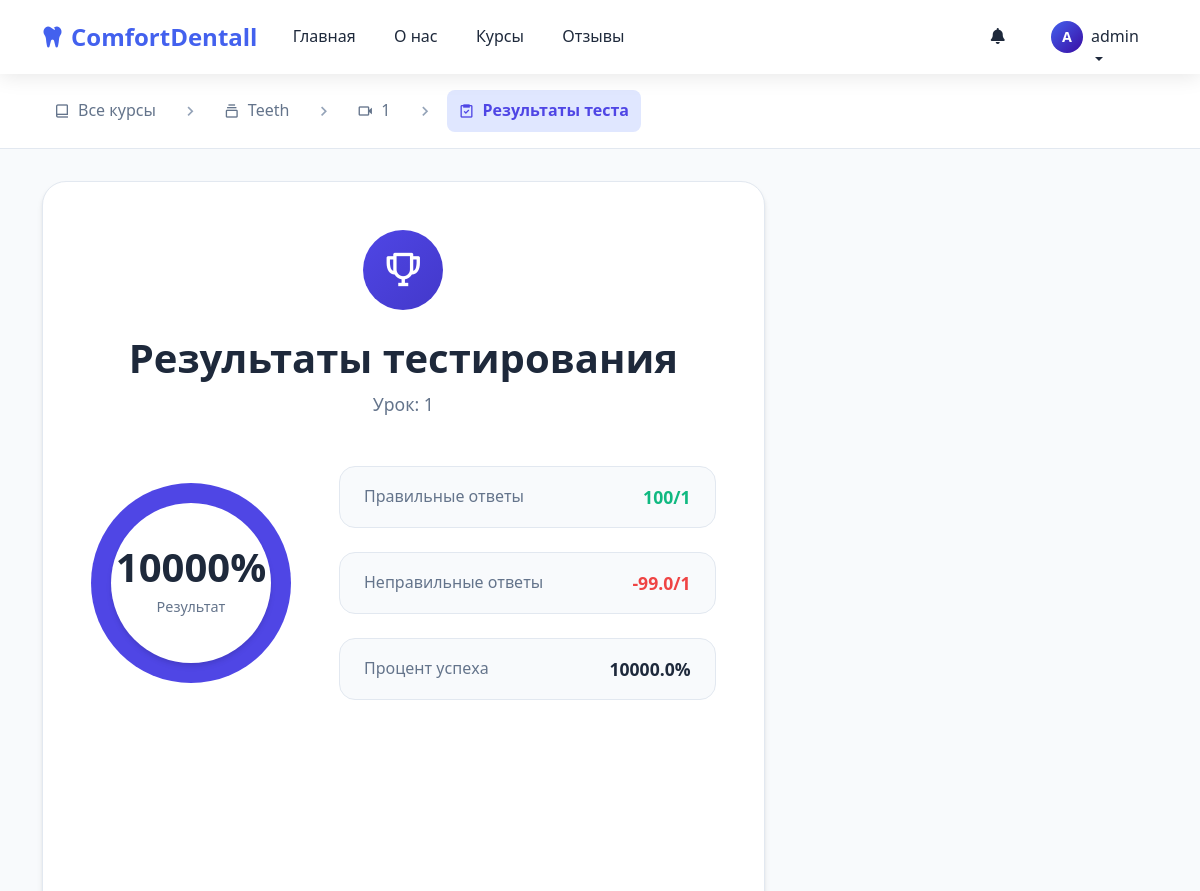
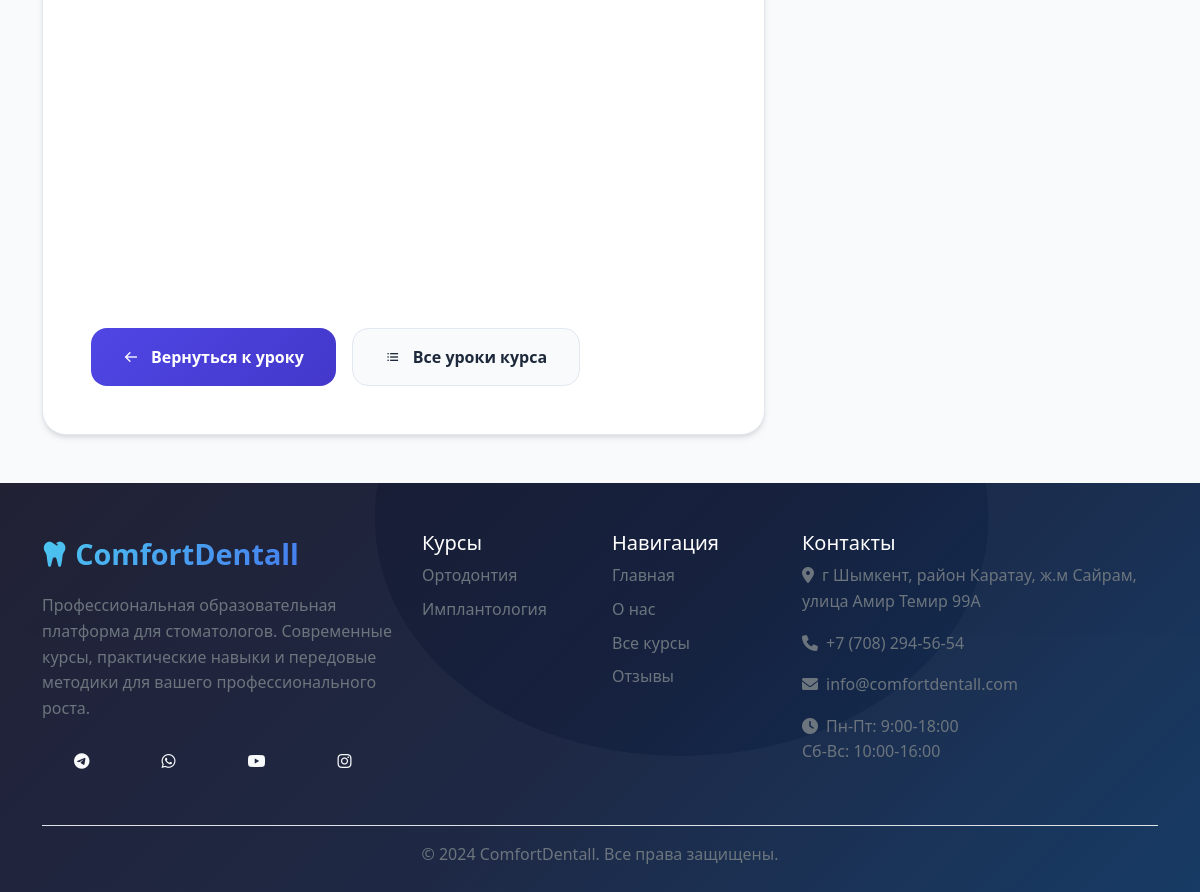
The page /lesson/1/test_result/ (signed in) on the database its author committed (2 pictures, top to bottom).
### app/models.py (models this page shows, shortened)
class Lesson(models.Model):
    course = models.ForeignKey(Course, on_delete=models.CASCADE, related_name='lessons')
    title = models.CharField(max_length=200)
    order = models.PositiveIntegerField(default=0, help_text="Порядок урока внутри курса")
    video_url = models.URLField(help_text="Ссылка на YouTube видео", blank=True)
    duration = models.CharField(max_length=50, blank=True, help_text="Например: 15 минут")
    description = models.TextField(blank=True)
    text_content = models.TextField(
        blank=True,
        null=True,
        help_text="Конспект урока: можно вставлять HTML"
    )
    class Meta:
        ordering = ['order']
        unique_together = (('course', 'order'),)  # не обязательно, но полезно

class Course(models.Model):
    title = models.CharField(max_length=200)
    description = models.TextField()
    image = models.ImageField(upload_to='course_images/')
    duration = models.CharField(max_length=100, help_text="Например: 2 месяца")
    created_at = models.DateTimeField(auto_now_add=True)
    is_active = models.BooleanField(default=True)

class TestResult(models.Model):
    user = models.ForeignKey(User, on_delete=models.CASCADE)
    lesson = models.ForeignKey(Lesson, on_delete=models.CASCADE)
    score = models.IntegerField()
    total_questions = models.IntegerField()
    percentage = models.FloatField(default=0)
    passed = models.BooleanField(default=False)
    completed_at = models.DateTimeField(auto_now_add=True)
    class Meta:
        unique_together = ['user', 'lesson']

### app/views.py (the view)
# urls.py: path('lesson/<int:lesson_id>/test_result/', views.test_result_view, name='test_result'),
@login_required
def test_result_view(request, lesson_id):
    lesson = get_object_or_404(Lesson, id=lesson_id)
    result = TestResult.objects.filter(
        user=request.user,
        lesson=lesson
    ).order_by('-completed_at').first()
    context = {
        'lesson': lesson,
        'result': result,
    }
    return render(request, 'courses/test_result.html', context)

### app/templatetags/math_filters.py (called while the page is built)
@register.filter
def multiply(value, arg):
    try:
        return float(value) * float(arg)
    except (ValueError, TypeError):
        return 0

@register.filter
def calculate_percentage(value, total):
    try:
        if total == 0:
            return 0
        return (float(value) / float(total)) * 100
    except (ValueError, TypeError):
        return 0

@register.filter
def subtract(value, arg):
    try:
        return float(value) - float(arg)
    except (ValueError, TypeError):
        return 0

### app/templates/courses/test_result.html (shortened to what this page needs)
{% extends 'app/base.html' %}
{% load static %}
{% load math_filters %}
{% block content %}
<div class="test-result-modern">
    <div class="result-navigation">
        <div class="container">
            <nav class="breadcrumb-nav">
                <a href="{% url 'courses:course_list' %}" class="breadcrumb-link">
                    <i class='bx bx-book-alt'></i>
                    Все курсы
                </a>
                <i class='bx bx-chevron-right breadcrumb-divider'></i>
                <a href="{% url 'courses:course_detail' lesson.course.id %}" class="breadcrumb-link">
                    <i class='bx bx-collection'></i>
                    {{ lesson.course.title }}
                </a>
                <i class='bx bx-chevron-right breadcrumb-divider'></i>
                <a href="{% url 'courses:lesson_detail' lesson.id %}" class="breadcrumb-link">
                    <i class='bx bx-video'></i>
                    {{ lesson.title }}
                </a>
                <i class='bx bx-chevron-right breadcrumb-divider'></i>
                <span class="breadcrumb-current">
                    <i class='bx bx-task'></i>
                    Результаты теста
                </span>
            </nav>
        </div>
    </div>
    <div class="container">
        <div class="result-content">
            <div class="result-card">
                <div class="result-header">
                    <div class="result-icon">
                        <i class='bx bx-trophy'></i>
                    </div>
                    <div class="result-title">
                        <h1>Результаты тестирования</h1>
                        <p>Урок: {{ lesson.title }}</p>
                    </div>
                </div>
                {% if result %}
                <div class="result-body">
                    <div class="score-overview">
                        <div class="score-circle">
                            <div class="circle-progress" data-percentage="{{ result.score|calculate_percentage:result.total_questions }}">
                                <div class="circle-inner">
                                    <span class="score-percent">{{ result.score|calculate_percentage:result.total_questions|floatformat:0 }}%</span>
                                    <span class="score-text">Результат</span>
                                </div>
                            </div>
                        </div>
                        <div class="score-details">
                            <div class="detail-item">
                                <span class="detail-label">Правильные ответы</span>
                                <span class="detail-value success">{{ result.score }}/{{ result.total_questions }}</span>
                            </div>
                            <div class="detail-item">
                                <span class="detail-label">Неправильные ответы</span>
                                <span class="detail-value error">{{ result.total_questions|subtract:result.score }}/{{ result.total_questions }}</span>
                            </div>
                            <div class="detail-item">
                                <span class="detail-label">Процент успеха</span>
                                <span class="detail-value">{{ result.score|calculate_percentage:result.total_questions|floatformat:1 }}%</span>
                            </div>
                        </div>
                    </div>
                    <div class="result-message">
                    </div>
                    <div class="progress-stats">
                    </div>
                </div>
                {% endif %}
                <div class="result-actions">
                    <a href="{% url 'courses:lesson_detail' lesson.id %}" class="btn btn-primary">
                        <i class='bx bx-arrow-back'></i>
                        Вернуться к уроку
                    </a>
                    <a href="{% url 'courses:course_detail' lesson.course.id %}" class="btn btn-secondary">
                        <i class='bx bx-list-ul'></i>
                        Все уроки курса
                    </a>
                </div>
            </div>
            <div class="additional-info">
            </div>
        </div>
    </div>
</div>
{% endblock %}
{% block extra_css %}
<link href="https://unpkg.com/boxicons@2.1.4/css/boxicons.min.css" rel="stylesheet">
{% endblock %}

### app/templates/app/base.html (shortened to what this page needs)
<!DOCTYPE html>
<html lang="ru">
<head>
    {% load static %}
    {% load widget_tweaks %}
    <link href="https://cdn.jsdelivr.net/npm/bootstrap@5.2.0/dist/css/bootstrap.min.css" rel="stylesheet">
    <link href="https://unpkg.com/boxicons@2.1.4/css/boxicons.min.css" rel="stylesheet">
    <link href="https://cdnjs.cloudflare.com/ajax/libs/font-awesome/6.0.0/css/all.min.css" rel="stylesheet">
    <link href="https://unpkg.com/aos@2.3.1/dist/aos.css" rel="stylesheet">
    <link rel="stylesheet" href="{% static 'css/variables.css' %}">
    {% block extra_css %}{% endblock %}
</head>
<body>
    <nav class="navbar navbar-expand-lg navbar-light sticky-top">
        <div class="container">
            <a class="navbar-brand" href="/">
                <i class="fas fa-tooth me-2"></i>ComfortDentall
            </a>
            <div class="collapse navbar-collapse" id="navbarNav">
                <ul class="navbar-nav me-auto">
                    <li class="nav-item">
                        <a class="nav-link" href="/">Главная</a>
                    </li>
                    <li class="nav-item">
                        <a class="nav-link" href="#about">О нас</a>
                    </li>
                    <li class="nav-item">
                        <a class="nav-link" href="#courses">Курсы</a>
                    </li>
                    <li class="nav-item">
                        <a class="nav-link" href="#testimonials">Отзывы</a>
                    </li>
                </ul>
                <div class="navbar-nav align-items-center">
                    {% if user.is_authenticated %}
                        <div class="nav-item dropdown me-2 notification-dropdown">
                            <a class="nav-link position-relative" href="#" data-bs-toggle="dropdown">
                                <i class="fas fa-bell"></i>
                            </a>
                        </div>
                        <div class="nav-item dropdown user-menu">
                            <a class="nav-link dropdown-toggle d-flex align-items-center" href="#" data-bs-toggle="dropdown">
                                {% if user.profile.avatar %}
                                    <img src="{{ user.profile.avatar.url }}" alt="Аватар" class="user-avatar me-2">
                                {% else %}
                                    <div class="avatar-placeholder me-2">
                                        {{ user.username|first|upper }}
                                    </div>
                                {% endif %}
                                <span>{{ user.username }}</span>
                            </a>
                        </div>
                    {% endif %}
                </div>
            </div>
        </div>
    </nav>
    <main>
        {% block content %}{% endblock %}
    </main>
    <footer class="footer pt-5 pb-4">
        <div class="container footer-content">
            <div class="row">
                <div class="col-lg-4 col-md-6 mb-4">
                    <div class="footer-brand">
                        <i class="fas fa-tooth me-2"></i>ComfortDentall
                    </div>
                    <p class="text-muted">
                        Профессиональная образовательная платформа для стоматологов.
                        Современные курсы, практические навыки и передовые методики
                        для вашего профессионального роста.
                    </p>
                    <div class="social-links d-flex gap-2">
                        <a href="https://t.me/Comfort_dental_bot" class="btn btn-outline-light btn-sm" target="_blank">
                            <i class="fab fa-telegram"></i>
                        </a>
                        <a href="https://wa.me/7064275444" class="btn btn-outline-light btn-sm" target="_blank">
                            <i class="fab fa-whatsapp"></i>
                        </a>
                        <a href="https://www.youtube.com/@CoMFoRT-2022" class="btn btn-outline-light btn-sm" target="_blank">
                            <i class="fab fa-youtube"></i>
                        </a>
                        <a href="https://www.instagram.com/comfort_dentall/" class="btn btn-outline-light btn-sm" target="_blank">
                            <i class="fab fa-instagram"></i>
                        </a>
                    </div>
                </div>
                <div class="col-lg-2 col-md-6 mb-4">
                    <h5 class="text-white">Курсы</h5>
                    <div class="d-flex flex-column gap-2">
                        <a href="#orthodontics" class="text-muted text-decoration-none">Ортодонтия</a>
                        <a href="#implantology" class="text-muted text-decoration-none">Имплантология</a>
                    </div>
                </div>
                <div class="col-lg-2 col-md-6 mb-4">
                    <h5 class="text-white">Навигация</h5>
                    <div class="d-flex flex-column gap-2">
                        <a href="/" class="text-muted text-decoration-none">Главная</a>
                        <a href="#about" class="text-muted text-decoration-none">О нас</a>
                        <a href="#courses" class="text-muted text-decoration-none">Все курсы</a>
                        <a href="#testimonials" class="text-muted text-decoration-none">Отзывы</a>
                    </div>
                </div>
                <div class="col-lg-4 col-md-6 mb-4">
                    <h5 class="text-white">Контакты</h5>
                    <div class="text-muted">
                        <p><i class="fas fa-map-marker-alt me-2"></i>г Шымкент, район Каратау, ж.м Cайрам, улица Амир Темир 99A</p>
                        <p><i class="fas fa-phone me-2"></i>+7 (708) 294-56-54</p>
                        <p><i class="fas fa-envelope me-2"></i>info@comfortdentall.com</p>
                        <p><i class="fas fa-clock me-2"></i>Пн-Пт: 9:00-18:00<br>Сб-Вс: 10:00-16:00</p>
                    </div>
                </div>
            </div>
            <div class="footer-bottom border-top pt-3 mt-3">
                <div class="row align-items-center">
                    <div class="col-md-12">
                        <div class="text-center text-muted">
                            &copy; 2024 ComfortDentall. Все права защищены.
                        </div>
                    </div>
                </div>
            </div>
        </div>
    </footer>
</body>
</html>

### app/static/css/variables.css (style rules this page uses)
:root { --primary-color: #4361ee; --secondary-color: #3a0ca3; --accent-color: #4cc9f0; --success-color: #10b981; --warning-color: #f59e0b; --danger-color: #ef4444; --bg-light: #f8fafc; --bg-white: #ffffff; --text-dark: #1e293b; --text-gray: #64748b; --text-light: #94a3b8; --border-color: #e2e8f0; --gradient-primary: linear-gradient(135deg, #4361ee 0%, #3a0ca3 100%); --gradient-hero: linear-gradient(135deg, #667eea 0%, #764ba2 100%); --shadow-sm: 0 1px 2px 0 rgba(0, 0, 0, 0.05); --shadow: 0 4px 6px -1px rgba(0, 0, 0, 0.1), 0 2px 4px -1px rgba(0, 0, 0, 0.06); --shadow-lg: 0 10px 15px -3px rgba(0, 0, 0, 0.1), 0 4px 6px -2px rgba(0, 0, 0, 0.05); --border-radius: 8px; --border-radius-lg: 12px; }
* { margin: 0; padding: 0; box-sizing: border-box; }
body { font-family: 'Segoe UI', Tahoma, Geneva, Verdana, sans-serif; line-height: 1.6; color: var(--text-dark); background-color: var(--bg-light); }

### app/templates/app/base.html (style rules this page uses)
:root { --primary-color: #4361ee; --secondary-color: #3a0ca3; --accent-color: #4cc9f0; --gradient-primary: linear-gradient(135deg, #4361ee 0%, #3a0ca3 100%); --gradient-hero: linear-gradient(135deg, #667eea 0%, #764ba2 100%); --text-light: #ffffff; --text-dark: #2b2d42; --shadow: 0 10px 30px rgba(0, 0, 0, 0.1); --transition: all 0.3s ease; }
* { margin: 0; padding: 0; box-sizing: border-box; }
body { font-family: 'Segoe UI', Tahoma, Geneva, Verdana, sans-serif; line-height: 1.6; color: var(--text-dark); overflow-x: hidden; }
.navbar { background: rgba(255, 255, 255, 0.95); backdrop-filter: blur(10px); box-shadow: 0 2px 20px rgba(0, 0, 0, 0.1); padding: 0.8rem 0; transition: var(--transition); }
.navbar-brand { font-weight: 700; font-size: 1.5rem; color: var(--primary-color) !important; display: flex; align-items: center; transition: var(--transition); }
.nav-link { font-weight: 500; color: var(--text-dark) !important; padding: 0.5rem 1rem !important; margin: 0 0.2rem; border-radius: 8px; transition: var(--transition); position: relative; }
.nav-link::after { content: ''; position: absolute; bottom: 0; left: 50%; width: 0; height: 2px; background: var(--gradient-primary); transition: var(--transition); transform: translateX(-50%); }
.avatar-placeholder { width: 32px; height: 32px; border-radius: 50%; background: var(--gradient-primary); display: flex; align-items: center; justify-content: center; color: white; font-weight: 600; font-size: 0.9rem; }
.footer { background: linear-gradient(135deg, #1a1a2e 0%, #16213e 50%, #0f3460 100%); color: #ffffff; position: relative; overflow: hidden; }
.footer::before { content: ''; position: absolute; top: 0; left: 0; width: 100%; height: 100%; background-size: cover; }
.footer-content { position: relative; z-index: 2; }
.footer-brand { font-size: 1.8rem; font-weight: 800; background: linear-gradient(135deg, #4cc9f0, #4361ee); -webkit-background-clip: text; -webkit-text-fill-color: transparent; margin-bottom: 1rem; }
.bx { font-family: 'boxicons' !important; }

### rows shown on the page
Lesson: course "Teeth", title "1"
TestResult: score|calculate_percentage "10000", score "100", total_questions "1", total_questions|subtract "-99.0", score|calculate_percentage "10000.0"

### other values the page prints
{{ user.username|first|upper }} "A"
{{ user.username }} "admin"
